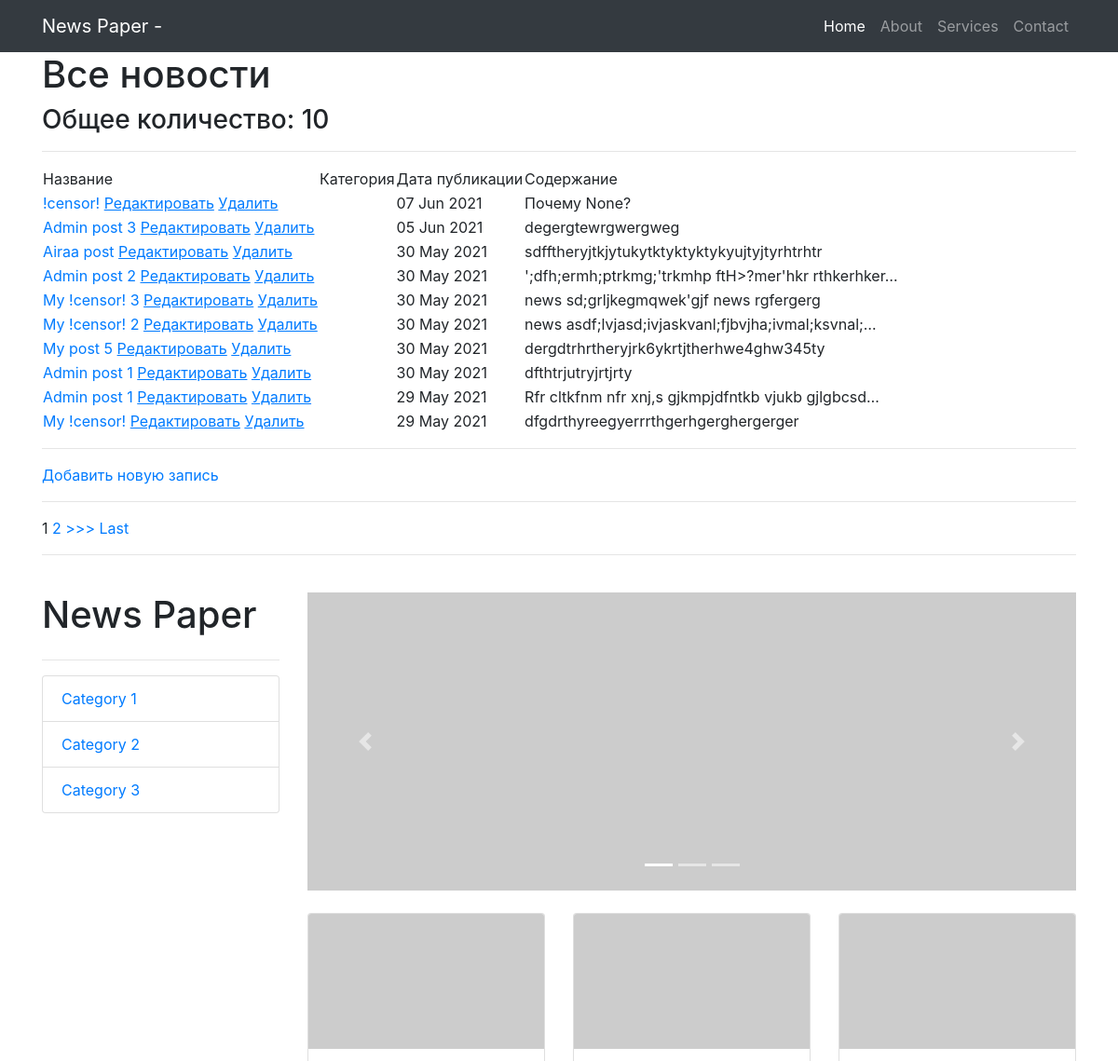
The page /news/ (upper part) on the database as committed earlier.
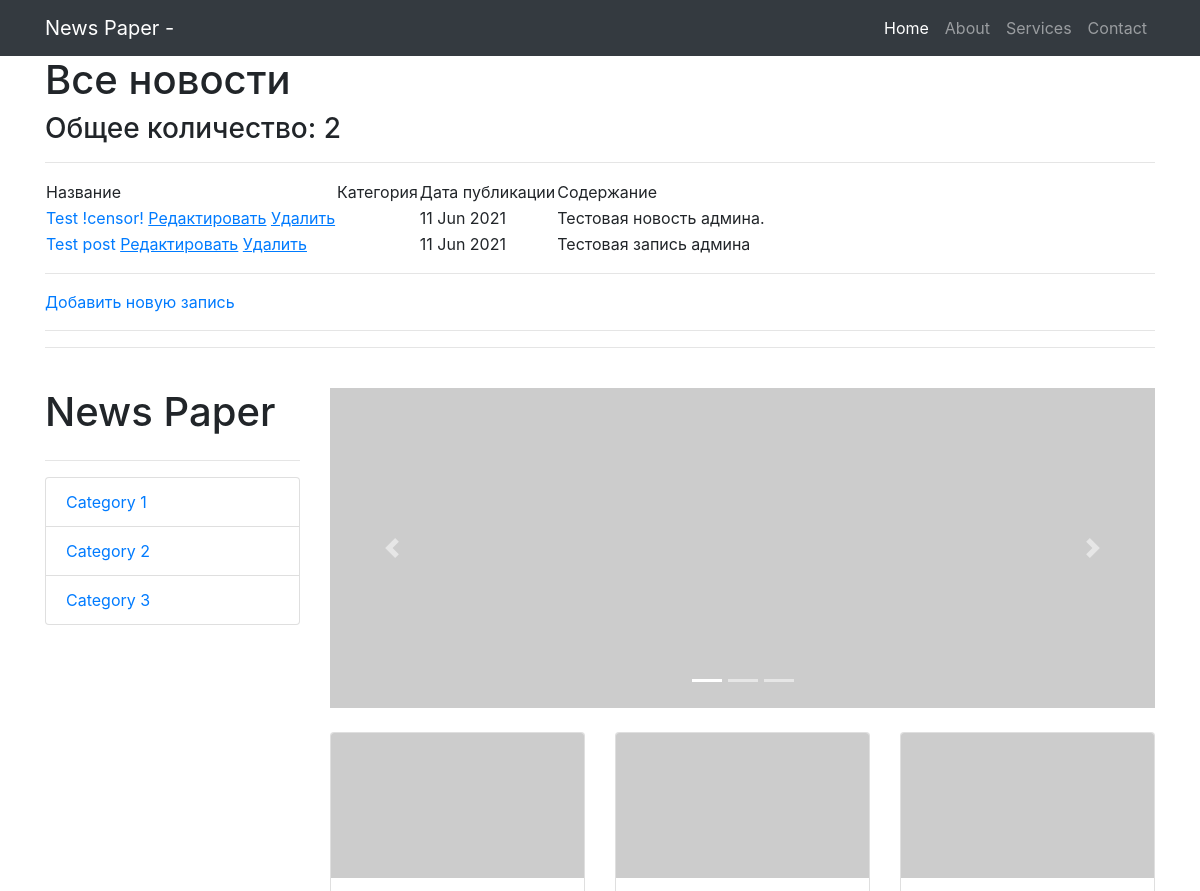
The same page on the database as committed later.
### news/models.py (models this page shows, shortened)
class Post(models.Model):
    state = 'ST'
    new = 'NE'
    POSITIONS = [
        (state, 'Статья'),
        (new, 'Новость')
    ]
    position = models.CharField(max_length=2,
                                choices=POSITIONS,
                                default=state)
    post_date = models.DateTimeField(auto_now_add=True)
    post_name = models.CharField(max_length=250)
    content = models.TextField()
    rating_post = models.IntegerField(default=0)
    author = models.ForeignKey(Author, on_delete=models.CASCADE)
    category = models.ManyToManyField(Category, through='PostCategory')

### news/views.py (the view)
# urls.py: path('', PostList.as_view()),
class PostList(ListView):
    model = Post  # указываем модель, объекты которой мы будем выводить
    template_name = 'posts.html'  # указываем имя шаблона, в котором будет лежать html, в
    context_object_name = 'posts'  # это имя списка, в котором будут лежать все объекты,
    queryset = Post.objects.order_by('-post_date')
    paginate_by = 10
    def get_context_data(self, **kwargs):
        context = super().get_context_data(**kwargs)
        context['filter'] = PostFilter(self.request.GET,
                                       queryset=self.get_queryset())  # вписываем фильтр
        context['category'] = Category.objects.values_list()
        return context

### news/templatetags/custom_filters.py (called while the page is built)
@register.filter(name='censor')
def censor(value, arg):
    words = value.split()
    value1 = ''
    for word in words:
        if isinstance(word, str) and isinstance(arg, str):
            if word == arg:
                word = '!censor!'
            value1 += word + ' '
        else:
            raise ValueError(f'Нельзя {type(word)}!')
    return value1

### templates/posts.html (shortened to what this page needs)
{% extends 'flatpages/default.html' %}
{% load custom_filters %}
{% block content %}
    <h1>Все новости</h1>
    <h3>Общее количество: {{ posts | length }}</h3>
    <hr>
    {% if posts %}
        <table>
            <tr>
                <td>
                    Название
                </td>
                <td>
                    Категория
                </td>
                <td>
                    Дата публикации
                </td>
                <td>
                    Содержание
                </td>
            </tr>
        {% for post in page_obj %}
            <tr>
                <td>
                    <a href="{% url 'post' post.id %}">{{ post.post_name | censor:'new' }}</a>
                    <a href="{% url 'post_update' post.id %}"><u>Редактировать</u></a>
                 <a href="{% url 'post_delete' post.id %}"><u> Удалить </u></a>
                </td>
                <td>
                </td>
                <td>
                    {{ post.post_date | date:'d M Y' }}
                </td>
                <td>
                    {{ post.content | truncatechars:50 | censor:'ipsum' }}
                </td>
            </tr>
        {% endfor %}
        </table>
        <hr>
        <a href="{% url 'post_create' %}">Добавить новую запись</a> <br>
        <hr>
        {% if is_paginated %}
            {% for num in page_obj.paginator.page_range %}
                {% if page_obj.number == num %}
                    <a>{{ num }}</a>
                {% elif num > page_obj.number|add:'-3' and num < page_obj.number|add:'3' %}
                    <a href="?page={{ num }}">{{ num }}</a>
                {% endif %}
            {% endfor %}
            {% if page_obj.has_next %}
                <a href="?page={{ page_obj.next_page_number }}">>>></a>
                <a href="?page={{ page_obj.paginator.num_pages }}">Last</a>
            {% endif %}
        {% endif %}
    {% else %}
        <h2>Новостей нет!</h2>
        <a href="{% url 'post_create' %}">Добавить новую запись</a> <br>
    {% endif %}
{% endblock content %}

Rows that differ between the two databases and show on the page:
removed Post: post_name|censor "!censor!", post_date "07 Jun 2021", content|censor "Почему None?"
removed Post: post_name|censor "Admin post 3", post_date "05 Jun 2021", content|censor "degergtewrgwergweg"
removed Post: post_name|censor "Airaa post", post_date "30 May 2021", content|censor "sdfftheryjtkjytukytktyktyktykyujtyjtyrhtrhtr"
removed Post: post_name|censor "Admin post 2", post_date "30 May 2021", content|censor "';dfh;ermh;ptrkmg;'trkmhp ftH>?mer'hkr rthkerhker…"
removed Post: post_name|censor "My !censor! 3", post_date "30 May 2021", content|censor "news sd;grljkegmqwek'gjf news rgfergerg"
removed Post: post_name|censor "My !censor! 2", post_date "30 May 2021", content|censor "news asdf;lvjasd;ivjaskvanl;fjbvjha;ivmal;ksvnal;…"
removed Post: post_name|censor "My post 5", post_date "30 May 2021", content|censor "dergdtrhrtheryjrk6ykrtjtherhwe4ghw345ty"
removed Post: post_name|censor "Admin post 1", post_date "30 May 2021", content|censor "dfthtrjutryjrtjrty"
removed Post: post_name|censor "Admin post 1", post_date "29 May 2021", content|censor "Rfr cltkfnm nfr xnj,s gjkmpjdfntkb vjukb gjlgbcsd…"
removed Post: post_name|censor "My !censor!", post_date "29 May 2021", content|censor "dfgdrthyreegyerrrthgerhgerghergerger"
now on this page (row edited): Post: post_name|censor "Test !censor!", post_date "11 Jun 2021", content|censor "Тестовая новость админа."
now on this page (row edited): Post: post_name|censor "Test post", post_date "11 Jun 2021", content|censor "Тестовая запись админа"
Other text that changed with them:
{{ posts | length }}: "10" → "2"
list line gone: "1"
list line gone: "2"
text no longer shown: ">>> Last"
